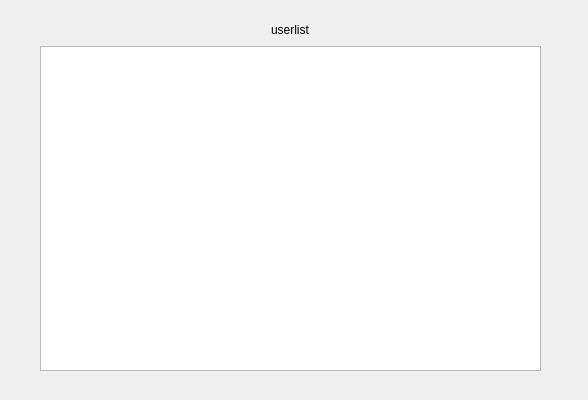
<?xml version="1.0" encoding="UTF-8"?>
<ui version="4.0">
 <class>UserdbDialog</class>
 <widget class="QDialog" name="UserdbDialog">
  <property name="geometry">
   <rect>
    <x>0</x>
    <y>0</y>
    <width>588</width>
    <height>400</height>
   </rect>
  </property>
  <property name="windowTitle">
   <string>Dialog</string>
  </property>
  <widget class="QWidget" name="">
   <property name="geometry">
    <rect>
     <x>40</x>
     <y>20</y>
     <width>501</width>
     <height>351</height>
    </rect>
   </property>
   <layout class="QVBoxLayout" name="verticalLayout">
    <item>
     <layout class="QHBoxLayout" name="horizontalLayout">
      <item>
       <spacer name="horizontalSpacer">
        <property name="orientation">
         <enum>Qt::Horizontal</enum>
        </property>
        <property name="sizeHint" stdset="0">
         <size>
          <width>40</width>
          <height>20</height>
         </size>
        </property>
       </spacer>
      </item>
      <item>
       <widget class="QLabel" name="label">
        <property name="text">
         <string>userlist</string>
        </property>
       </widget>
      </item>
      <item>
       <spacer name="horizontalSpacer_2">
        <property name="orientation">
         <enum>Qt::Horizontal</enum>
        </property>
        <property name="sizeHint" stdset="0">
         <size>
          <width>40</width>
          <height>20</height>
         </size>
        </property>
       </spacer>
      </item>
     </layout>
    </item>
    <item>
     <widget class="QTableView" name="tableView"/>
    </item>
   </layout>
  </widget>
 </widget>
 <resources/>
 <connections/>
</ui>
